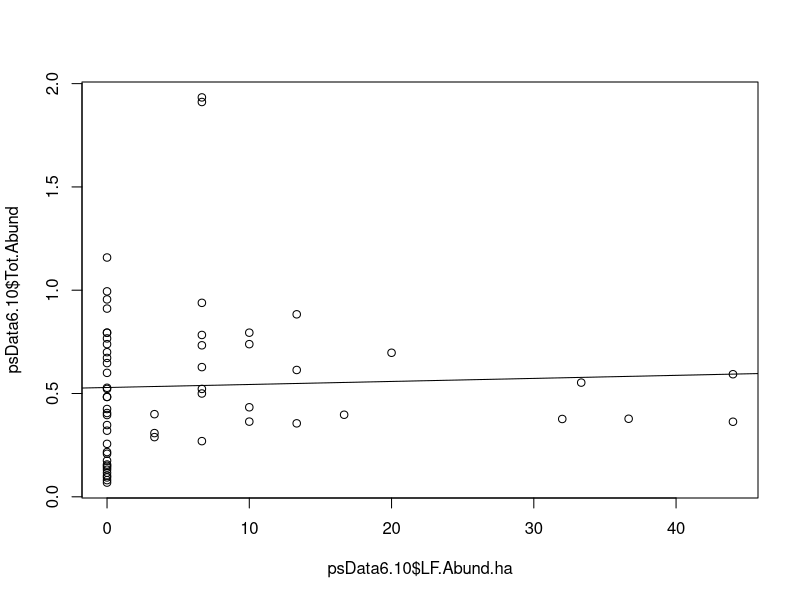
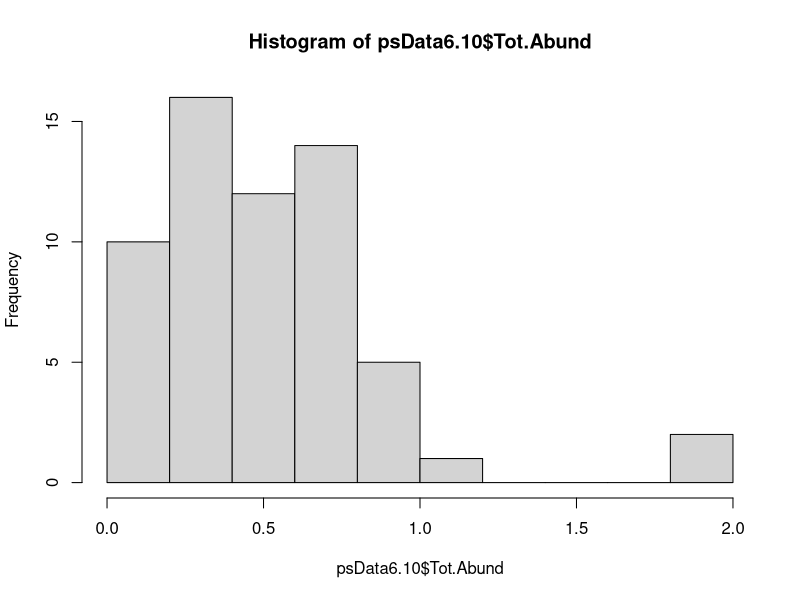
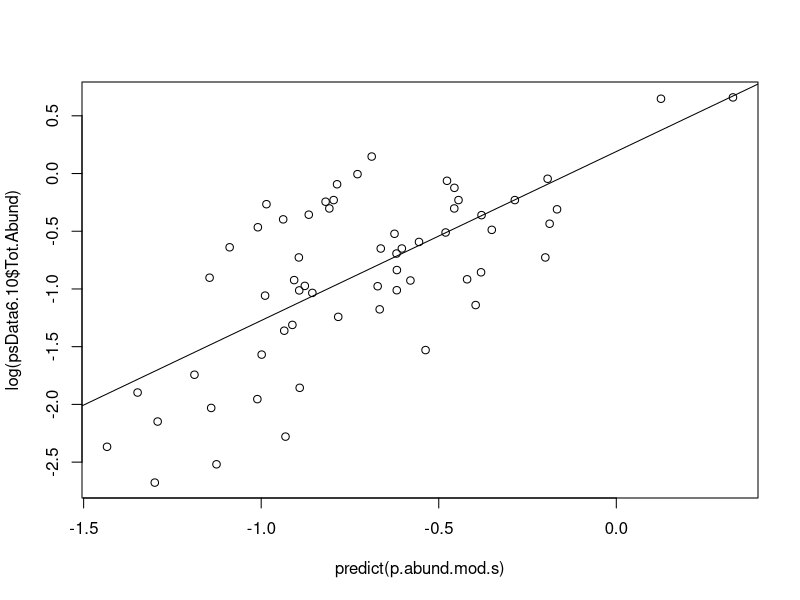
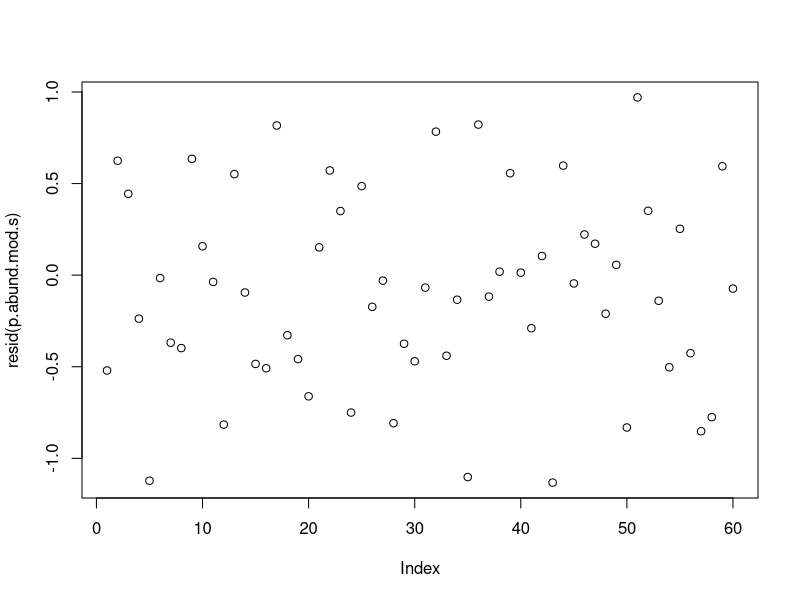
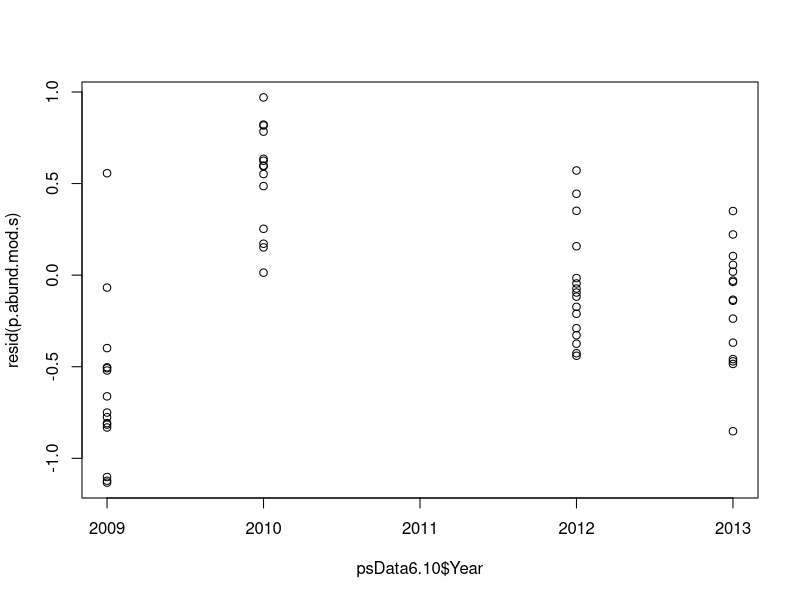
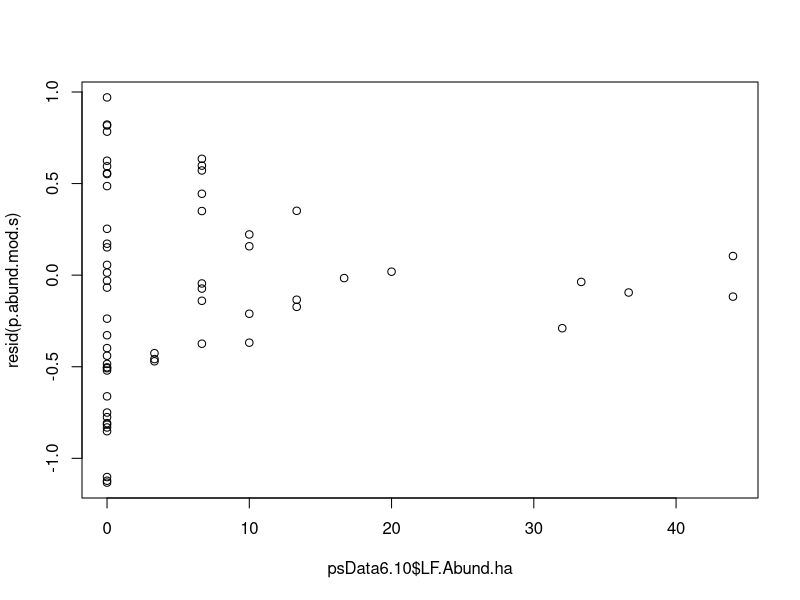
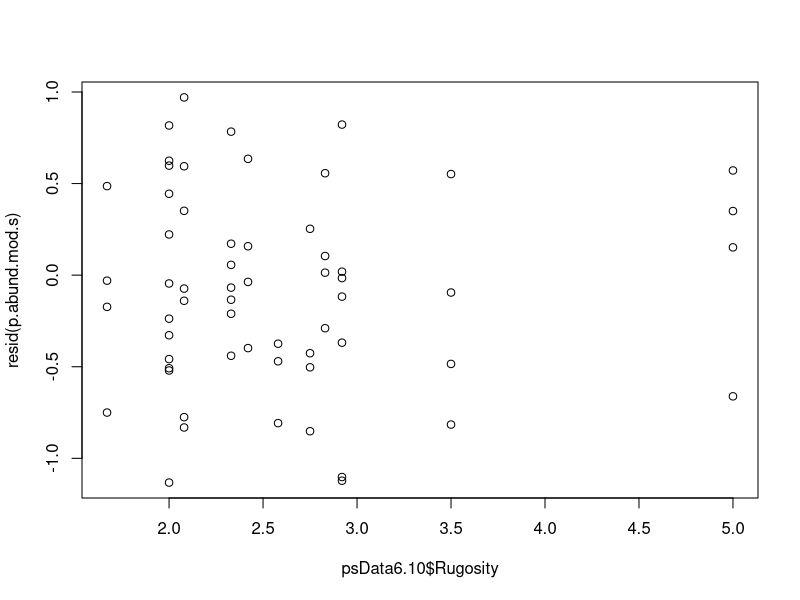
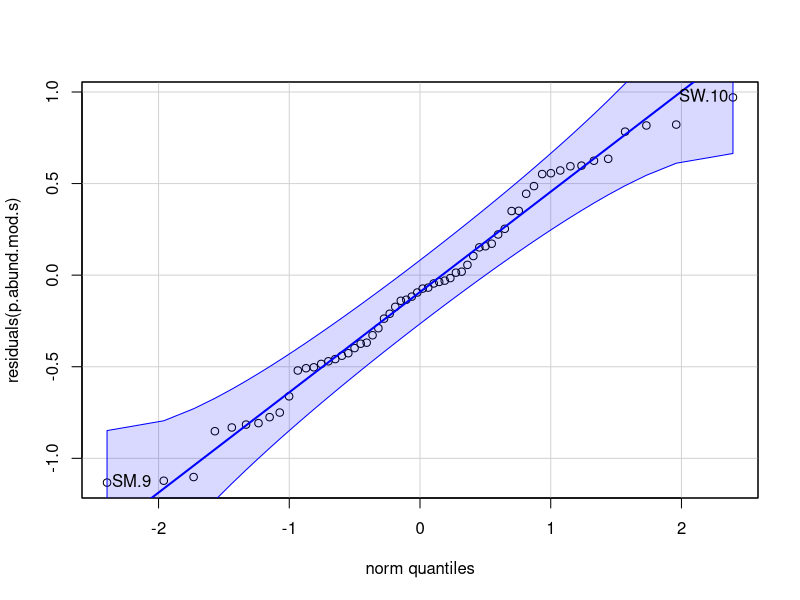

Recreate these plots in R, in order.

###############################################################################################
# Invasive lionfish did not affect fish community structure across the Belizean Barrier Reef
# Authors: Hackerott, S., A. Valdivia C. E. Cox, N. J. Silbiger6, and J. F. Bruno
# Last edited: 12/2/2016
# This code runs through the all the models in the main text of the maniscript
##############################################################################################

####Main Analysis: Effect of lionfish on prey species at site level####

##Load data file psData6.10
psData6.10<-read.csv('psData6.10.csv')

##Give meaningful rownames of Site and Year
rownames(psData6.10)<-paste(psData6.10$Site, psData6.10$Year-2000, sep=".")

## functions --- calculates variance inflation factors
vif.mer <- function (fit) {
  ## adapted from rms::vif
  
  v <- vcov(fit)
  nam <- names(fixef(fit))
  
  ## exclude intercepts
  ns <- sum(1 * (nam == "Intercept" | nam == "(Intercept)"))
  if (ns > 0) {
    v <- v[-(1:ns), -(1:ns), drop = FALSE]
    nam <- nam[-(1:ns)]
  }
  
  d <- diag(v)^0.5
  v <- diag(solve(v/(d %o% d)))
  names(v) <- nam
  v
}



####Model Prey Abundance with Site Means####

plot(psData6.10$Tot.Abund~psData6.10$LF.Abund.ha)
abline(lm(psData6.10$Tot.Abund~psData6.10$LF.Abund.ha))
cor.test(psData6.10$Tot.Abund,psData6.10$LF.Abund.ha)
##NO significant correlation p-value = 0.7423

hist(psData6.10$Tot.Abund)
shapiro.test(psData6.10$Tot.Abund)
##p-value 5.583e-06 not normal

library(lme4)

##Test for best family and link with Site as Random factor
pab.gu<-lmer(Tot.Abund~1+(1|Site), data=psData6.10, REML=FALSE)
pab.gl<-glmer(Tot.Abund~1+(1|Site), data=psData6.10, family=gaussian("log"), nAGQ=0)
pab.gin<-glmer(Tot.Abund~1+(1|Site), data=psData6.10, family=gaussian("inverse"), nAGQ=0)
pab.gmin<-glmer(Tot.Abund~1+(1|Site), data=psData6.10, family=Gamma("inverse"), nAGQ=0)
pab.gmi<-glmer(Tot.Abund~1+(1|Site), data=psData6.10, family=Gamma("identity"), nAGQ=0)
pab.gml<-glmer(Tot.Abund~1+(1|Site), data=psData6.10, family=Gamma("log"), nAGQ=0)
pab.igi<-glmer(Tot.Abund~1+(1|Site), data=psData6.10, family=inverse.gaussian("identity"), nAGQ=0)
pab.igl<-glmer(Tot.Abund~1+(1|Site), data=psData6.10, family=inverse.gaussian("log"), nAGQ=0)
pab.igin<-glmer(Tot.Abund~1+(1|Site), data=psData6.10, family=inverse.gaussian("inverse"), nAGQ=0)

AIC(pab.gu, pab.gl, pab.gin, pab.gmin, pab.gmi, pab.gml, pab.igi, pab.igl, pab.igin)

##Based on AIC- Model with Gamma distribution and log link


##Full model
p.abund.mod.s<-glmer(Tot.Abund~scale(Year)+scale(LF.Abund.ha)+scale(Rugosity)+(1|Site),
                     data=psData6.10, family=Gamma("log"), nAGQ=0)

##Check model fit
plot(log(psData6.10$Tot.Abund)~predict(p.abund.mod.s))
abline(lm(log(psData6.10$Tot.Abund)~predict(p.abund.mod.s)))
cor(log(psData6.10$Tot.Abund),predict(p.abund.mod.s))

##Check residuals
plot(resid(p.abund.mod.s))
plot(resid(p.abund.mod.s)~psData6.10$Year) 
plot(resid(p.abund.mod.s)~psData6.10$LF.Abund.ha)
plot(resid(p.abund.mod.s)~psData6.10$Rugosity) 

##Check VIF
vif.mer(p.abund.mod.s)
##No VIf>2 so no correlation

##Check residuals distribution
library(car)
qqPlot(residuals(p.abund.mod.s))
##Residuals are normal



####Model Prey Richness with Site Means####
plot(psData6.10$Rich~psData6.10$LF.Abund.ha)
abline(lm(psData6.10$Rich~psData6.10$LF.Abund.ha))
cor.test(psData6.10$Rich,psData6.10$LF.Abund.ha)
##Significant positive correlation 0.2986292; t = 2.383, df = 58, p-value = 0.02047

hist(psData6.10$Rich)
shapiro.test(psData6.10$Rich)
##p-value 0.0472 normal

##Test for best family and link with Site as Random factor
prich.gu<-lmer(Rich~1+(1|Site), data=psData6.10, REML=FALSE)
prich.gl<-glmer(Rich~1+(1|Site), data=psData6.10, family=gaussian("log"), nAGQ=0)
prich.gin<-glmer(Rich~1+(1|Site), data=psData6.10, family=gaussian("inverse"), nAGQ=0)
prich.gmin<-glmer(Rich~1+(1|Site), data=psData6.10, family=Gamma("inverse"), nAGQ=0)
prich.gmi<-glmer(Rich~1+(1|Site), data=psData6.10, family=Gamma("identity"), nAGQ=0)
prich.gml<-glmer(Rich~1+(1|Site), data=psData6.10, family=Gamma("log"), nAGQ=0)
prich.igi<-glmer(Rich~1+(1|Site), data=psData6.10, family=inverse.gaussian("identity"), nAGQ=0)
prich.igl<-glmer(Rich~1+(1|Site), data=psData6.10, family=inverse.gaussian("log"), nAGQ=0)
prich.igin<-glmer(Rich~1+(1|Site), data=psData6.10, family=inverse.gaussian("inverse"), nAGQ=0)

AIC(prich.gu, prich.gl, prich.gin, prich.gmin, prich.gmi, prich.gml, prich.igl, prich.igin)

##Normal and Based on AIC-Model with Gaussian


##Full model
p.rich.mod.s<-lmer(Rich~scale(Year)+scale(LF.Abund.ha)+scale(Rugosity)+(1|Site), data=psData6.10)

##Check model fit
plot(psData6.10$Rich~predict(p.rich.mod.s))
abline(lm(psData6.10$Rich~predict(p.rich.mod.s)))
cor(psData6.10$Rich,predict(p.rich.mod.s))

##Check residuals
plot(resid(p.rich.mod.s))
plot(resid(p.rich.mod.s)~psData6.10$Year) 
plot(resid(p.rich.mod.s)~psData6.10$LF.Abund.ha)
plot(resid(p.rich.mod.s)~psData6.10$Rugosity) 

##Check VIF
vif.mer(p.rich.mod.s)
##No VIf>2 so no correlation

##Check residuals distribution
library(car)
qqPlot(residuals(p.rich.mod.s))
##Residuals are normal


####Model Prey Pomacentridae with Site Means####

plot(psData6.10$Pomacentridae~psData6.10$LF.Abund.ha)
abline(lm(psData6.10$Pomacentridae~psData6.10$LF.Abund.ha))
cor.test(psData6.10$Pomacentridae,psData6.10$LF.Abund.ha)
##NO significant correlation p-value = 0.6594

hist(psData6.10$Pomacentridae)
shapiro.test(psData6.10$Pomacentridae)
##p-value 5.951e-09 not normal

library(lme4)

##Test for best family and link with Site as Random factor
p.dams.gu<-lmer(Pomacentridae~1+(1|Site), data=psData6.10, REML=FALSE)
p.dams.gl<-glmer(Pomacentridae~1+(1|Site), data=psData6.10, family=gaussian("log"), nAGQ=0)
p.dams.gin<-glmer(Pomacentridae~1+(1|Site), data=psData6.10, family=gaussian("inverse"), nAGQ=0)
p.dams.gmin<-glmer(Pomacentridae~1+(1|Site), data=psData6.10, family=Gamma("inverse"), nAGQ=0)
p.dams.gmi<-glmer(Pomacentridae~1+(1|Site), data=psData6.10, family=Gamma("identity"), nAGQ=0)
p.dams.gml<-glmer(Pomacentridae~1+(1|Site), data=psData6.10, family=Gamma("log"), nAGQ=0)
p.dams.igi<-glmer(Pomacentridae~1+(1|Site), data=psData6.10, family=inverse.gaussian("identity"), nAGQ=0)
p.dams.igl<-glmer(Pomacentridae~1+(1|Site), data=psData6.10, family=inverse.gaussian("log"), nAGQ=0)
p.dams.igin<-glmer(Pomacentridae~1+(1|Site), data=psData6.10, family=inverse.gaussian("inverse"), nAGQ=0)

AIC(p.dams.gu, p.dams.gl, p.dams.gin, p.dams.gmin, p.dams.gmi, p.dams.gml, p.dams.igin)

##Based on AIC-Model with Gamma distribution and log link


##Full model
p.dams.mod.s<-glmer(Pomacentridae~scale(Year)+scale(LF.Abund.ha)+scale(Rugosity)+(1|Site),
                    data=psData6.10, family=Gamma("log"), nAGQ=0)

##Check model fit
plot(log(psData6.10$Pomacentridae)~predict(p.dams.mod.s))
abline(lm(log(psData6.10$Pomacentridae)~predict(p.dams.mod.s)))
cor(log(psData6.10$Pomacentridae),predict(p.dams.mod.s))

##Check residuals
plot(resid(p.dams.mod.s))
plot(resid(p.dams.mod.s)~psData6.10$Year) 
plot(resid(p.dams.mod.s)~psData6.10$LF.Abund.ha)
plot(resid(p.dams.mod.s)~psData6.10$Rugosity) 

##Check VIF
vif.mer(p.dams.mod.s)
##No VIf>2 so no correlation

##Check residuals distribution
library(car)
qqPlot(residuals(p.dams.mod.s))
##Residuals are normal



####Model Prey Labridae with Site Means####

plot(psData6.10$Labridae~psData6.10$LF.Abund.ha)
abline(lm(psData6.10$Labridae~psData6.10$LF.Abund.ha))
cor.test(psData6.10$Labridae,psData6.10$LF.Abund.ha)
##NO significant correlation p-value = 0.8948

hist(psData6.10$Labridae)
shapiro.test(psData6.10$Labridae)
##p-value 1.679e-09 not normal

library(lme4)

##Test for best family and link with Site as Random factor
p.wras.gu<-lmer(Labridae~1+(1|Site), data=psData6.10, REML=FALSE)
p.wras.gl<-glmer(Labridae~1+(1|Site), data=psData6.10, family=gaussian("log"), nAGQ=0)
p.wras.gin<-glmer(Labridae~1+(1|Site), data=psData6.10, family=gaussian("inverse"), nAGQ=0)
p.wras.gmin<-glmer(Labridae~1+(1|Site), data=psData6.10, family=Gamma("inverse"), nAGQ=0)
p.wras.gmi<-glmer(Labridae~1+(1|Site), data=psData6.10, family=Gamma("identity"), nAGQ=0)
p.wras.gml<-glmer(Labridae~1+(1|Site), data=psData6.10, family=Gamma("log"), nAGQ=0)
p.wras.igi<-glmer(Labridae~1+(1|Site), data=psData6.10, family=inverse.gaussian("identity"), nAGQ=0)
p.wras.igl<-glmer(Labridae~1+(1|Site), data=psData6.10, family=inverse.gaussian("log"), nAGQ=0)
p.wras.igin<-glmer(Labridae~1+(1|Site), data=psData6.10, family=inverse.gaussian("inverse"), nAGQ=0)

AIC(p.wras.gu, p.wras.gl, p.wras.gin, p.wras.gmin, p.wras.gmi, p.wras.gml, p.wras.igin)

##Based on AIC-Model with Gamma distribution and log link


##Full model
p.wras.mod.s<-glmer(Labridae~scale(Year)+scale(LF.Abund.ha)+scale(Rugosity)+(1|Site),
                    data=psData6.10, family=Gamma("log"), nAGQ=0)

##Check model fit
plot(log(psData6.10$Labridae)~predict(p.wras.mod.s))
abline(lm(log(psData6.10$Labridae)~predict(p.wras.mod.s)))
cor(log(psData6.10$Labridae),predict(p.wras.mod.s))

##Check residuals
plot(resid(p.wras.mod.s))
plot(resid(p.wras.mod.s)~psData6.10$Year) 
plot(resid(p.wras.mod.s)~psData6.10$LF.Abund.ha)
plot(resid(p.wras.mod.s)~psData6.10$Rugosity) 

##Check VIF
vif.mer(p.wras.mod.s)
##No VIf>2 so no correlation

##Check residuals distribution
library(car)
qqPlot(residuals(p.wras.mod.s))
##Residuals are normal




####Model Prey Scaridae with Site Means####

plot(psData6.10$Scaridae~psData6.10$LF.Abund.ha)
abline(lm(psData6.10$Scaridae~psData6.10$LF.Abund.ha))
cor.test(psData6.10$Scaridae,psData6.10$LF.Abund.ha)
##NO significant correlation p-value = 0.06856

hist(psData6.10$Scaridae)
shapiro.test(psData6.10$Scaridae)
##p-value 0.0007884 not normal

library(lme4)

##Test for best family and link with Site as Random factor
p.parr.gu<-lmer(Scaridae~1+(1|Site), data=psData6.10, REML=FALSE)
p.parr.gl<-glmer(Scaridae~1+(1|Site), data=psData6.10, family=gaussian("log"), nAGQ=0)
p.parr.gin<-glmer(Scaridae~1+(1|Site), data=psData6.10, family=gaussian("inverse"), nAGQ=0)
p.parr.gmin<-glmer(Scaridae~1+(1|Site), data=psData6.10, family=Gamma("inverse"), nAGQ=0)
p.parr.gmi<-glmer(Scaridae~1+(1|Site), data=psData6.10, family=Gamma("identity"), nAGQ=0)
p.parr.gml<-glmer(Scaridae~1+(1|Site), data=psData6.10, family=Gamma("log"), nAGQ=0)
p.parr.igi<-glmer(Scaridae~1+(1|Site), data=psData6.10, family=inverse.gaussian("identity"), nAGQ=0)
p.parr.igl<-glmer(Scaridae~1+(1|Site), data=psData6.10, family=inverse.gaussian("log"), nAGQ=0)
p.parr.igin<-glmer(Scaridae~1+(1|Site), data=psData6.10, family=inverse.gaussian("inverse"), nAGQ=0)

AIC(p.parr.gu, p.parr.gl, p.parr.gin, p.parr.gmin, p.parr.gmi, p.parr.gml, p.parr.igin)

##Based on AIC-Model with Gamma distribution and log link


##Full model
p.parr.mod.s<-glmer(Scaridae~scale(Year)+scale(LF.Abund.ha)+scale(Rugosity)+(1|Site),
                    data=psData6.10, family=Gamma("log"), nAGQ=0)

##Check model fit
plot(log(psData6.10$Scaridae)~predict(p.parr.mod.s))
abline(lm(log(psData6.10$Scaridae)~predict(p.parr.mod.s)))
cor(log(psData6.10$Scaridae),predict(p.parr.mod.s))

##Check residuals
plot(resid(p.parr.mod.s))
plot(resid(p.parr.mod.s)~psData6.10$Year) 
plot(resid(p.parr.mod.s)~psData6.10$LF.Abund.ha)
plot(resid(p.parr.mod.s)~psData6.10$Rugosity) 

##Check VIF
vif.mer(p.parr.mod.s)
##No VIf>2 so no correlation

##Check residuals distribution
library(car)
qqPlot(residuals(p.parr.mod.s))
##Residuals are normal



####Community Composition Analysis- Prey Species with Transect Data####

##Load data file: pData6.10
pData6.10<-read.csv('pData6.10.csv')

library(vegan)

##Permanova: testing the effect of year and lionfish abundance on community composition; stratafied by site

##Remove rows with zero fish
perm.pData<-pData6.10[-c(which(pData6.10$Tot.Abund==0)),]

perm.prey<-adonis(perm.pData[, c(8:40)]~perm.pData$Year+perm.pData$LF.Abund.ha, 
                  strata=perm.pData$Site, permutations=10000)
##p-values- Year: 9.999e-5, Lionfish: 0.5378





